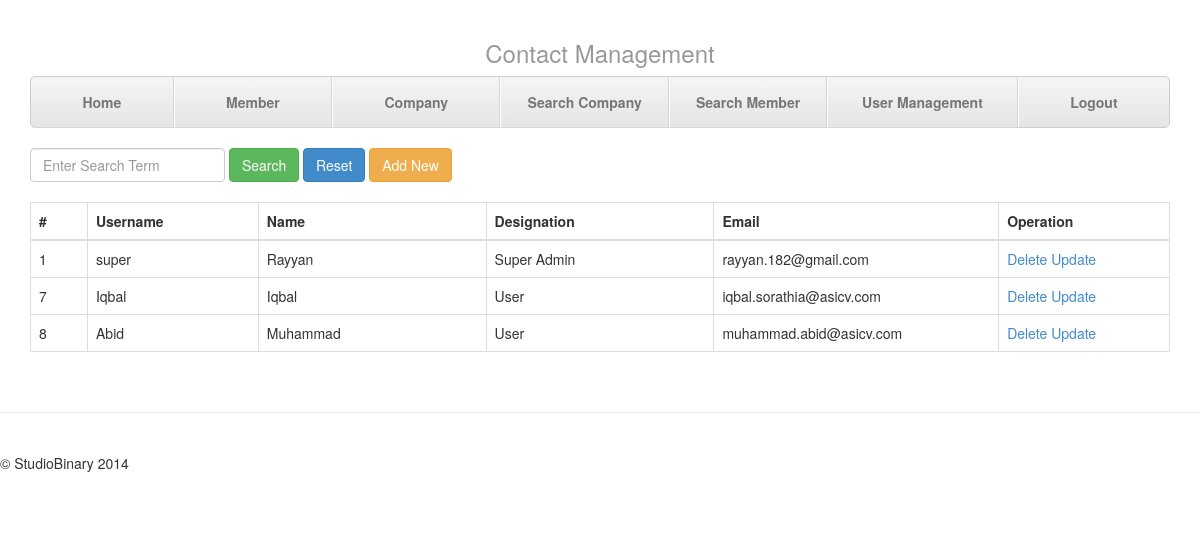
/user_management.php (signed in), run on the app's committed database.
### tables this page shows
CREATE TABLE IF NOT EXISTS `user` (
  `userID` int(5) NOT NULL AUTO_INCREMENT,
  `username` varchar(20) NOT NULL,
  `password` varchar(30) NOT NULL,
  `first_name` varchar(20) NOT NULL,
  `last_name` varchar(20) NOT NULL,
  `type` int(5) NOT NULL,
  `email` varchar(50) NOT NULL,
  PRIMARY KEY (`userID`)
);

CREATE TABLE IF NOT EXISTS `usertype` (
  `userTypeID` int(5) NOT NULL AUTO_INCREMENT,
  `designation` varchar(20) NOT NULL,
  `canVerify` int(1) NOT NULL,
  `canInsert` int(1) NOT NULL,
  `canUpdate` int(1) NOT NULL,
  `canDelete` int(1) NOT NULL,
  `canManage` int(1) NOT NULL,
  PRIMARY KEY (`userTypeID`)
);

### header/_user-details.php (called while the page is built, shortened)
<?php
		if(isset($_SESSION['username']))
		{
			$username = $_SESSION['username'];
			try {
				$query = "SELECT * FROM user u,usertype ut WHERE u.type=ut.userTypeID and u.username like :username";
			 	$stmt = $dbh->prepare($query);
				$stmt->bindParam(':username', $username);
    		 	$stmt->execute();
    		 	$result = $stmt->fetchAll();
			   	$row = $result[0];
				$canManage  = $row['canManage'];
				} catch(PDOException $e) {
				die('Could not save to the database:<br/>' . $e);
				}
		}else{
				header('Location: login.php');
			}
?>

### user_management.php (the view, shortened to what this page needs)
<?php
include 'header/connect_database.php';
include 'header/_user-details.php';
if($_POST)
	{
			$searchTerm = "%".$_POST['searchTerm']."%";
			$query = "select u.userID, u.username, u.first_name, t.designation, u.email from user u, usertype t where u.type=t.userTypeID  and (u.userID=:searchTerm or u.username like :searchTerm or u.first_name like :searchTerm) order by u.userID";
			$stmt = $dbh->prepare($query);
			$stmt->bindParam(':searchTerm', $searchTerm);
    		$stmt->execute();
	}
else{
 			$query = "select u.userID, u.username, u.first_name, t.designation, u.email from user u, usertype t where u.type=t.userTypeID order by u.userID";
			$stmt = $dbh->prepare($query);
			$stmt->execute();
	}
?>
<!DOCTYPE html>
<html lang="en">
<head>
<link href="css/bootstrap.min.css" rel="stylesheet">
<link href="css/justified-nav.css" rel="stylesheet">
</head>
<body>
<div class="container">
 <?php include 'header/menu-top-navigation.php';
 ?>
  <div style="margin-bottom:20px;margin-top:20px">
     <form name="search-form" id="search-form" class="form-inline" role="form" enctype="multipart/form-data" method="post" action="user_management.php">
      <div class="form-group">
        <input type="text" class="form-control" id="searchTerm" name= "searchTerm" placeholder="Enter Search Term">
      </div>
      <button type="submit" class="btn btn-success">Search</button>
      <button type="button" onclick="resets()" class="btn btn-primary">Reset</button>
      <button type="button" onclick="link()" class="btn btn-warning">Add New</button>
    </form>
    </div>
    <div class="table-responsive">
       <form name="deleteForm" action="" method="post">
      <table class="table table-bordered">
        <thead>
          <tr>
            <th width=5%>#</th>
            <th width=15%>Username</th>
            <th width=20%>Name</th>
            <th width=20%>Designation</th>
            <th width=25%>Email</th>
            <th width=15%>Operation</th>
          </tr>
        </thead>
        <tbody>
          <?php
			while($result = $stmt->fetch(PDO::FETCH_ASSOC))
			{
			$id = $result['userID'];
		    $user = $result['username'];
			$name=$result['first_name'];
			$designation=$result['designation'];
			$email=$result['email'];
			echo "
          <tr>
            <td>{$id}</td>
        				<td>${user}</td>
      					<td>${name}</td>
      					<td>${designation}</td>
      					<td>${email}</td>
            <td><a href='#' onclick='return deleteConfirm(${id});' > Delete </a>
			<a href='user_update.php?id={$id}'>Update</a></td>
          </tr>";
			}
		 ?>
        </tbody>
      </table>
         </form>
          </div>
  </div>
  <div class="footer">
    <p>&copy; StudioBinary 2014</p>
</div>
</body>
</html>

### header/menu-top-navigation.php
<?php
    	echo "
		  <div class='masthead'>
   <center> <h3 class='text-muted'>Contact Management</h3></center>
    <ul class='nav nav-justified'>
      <li ><a href='index.php'>Home</a></li>
      <li ><a href='member.php'>Member</a></li>
      <li ><a href='company.php'>Company</a></li>
      <li ><a href='search_company.php'>Search Company</a></li>
      <li><a href='search_member.php'>Search Member</a></li>";
	  if($canManage==1){
	  echo "<li><a href='user_management.php'>User Management</a></li>";
	  }
	   echo "<li><a href='login.php?logout=true'>Logout</a></li>";
	echo"</ul>
  </div>";
?>

### css/justified-nav.css (style rules this page uses)
body { padding-top: 20px; }
.footer { padding-top: 40px; padding-bottom: 40px; margin-top: 40px; border-top: 1px solid #eee; }
.nav-justified { background-color: #eee; border: 1px solid #ccc; border-radius: 5px; }
.nav-justified > li > a { padding-top: 15px; padding-bottom: 15px; margin-bottom: 0; font-weight: bold; color: #777; text-align: center; background-color: #e5e5e5; background-image: -moz-linear-gradient(top, #f5f5f5 0%, #e5e5e5 100%); background-image: -webkit-gradient(linear, left top, left bottom, color-stop(0%,#f5f5f5), color-stop(100%,#e5e5e5)); background-image: -webkit-linear-gradient(top, #f5f5f5 0%,#e5e5e5 100%); background-image: -o-linear-gradient(top, #f5f5f5 0%,#e5e5e5 100%); background-image: linear-gradient(top, #f5f5f5 0%,#e5e5e5 100%); filter: progid:DXImageTransform.Microsoft.gradient( startColorstr='#f5f5f5', endColorstr='#e5e5e5',GradientType=0 ); background-repeat: repeat-x; border-bottom: 1px solid #d5d5d5; }
.nav-justified > li:first-child > a { border-radius: 5px 5px 0 0; }
.nav-justified > li:last-child > a { border-bottom: 0; border-radius: 0 0 5px 5px; }
@media (min-width: 768px) { .nav-justified { max-height: 52px; } }
@media (min-width: 768px) { .nav-justified > li > a { border-right: 1px solid #d5d5d5; border-left: 1px solid #fff; } }
@media (min-width: 768px) { .nav-justified > li:first-child > a { border-left: 0; border-radius: 5px 0 0 5px; } }
@media (min-width: 768px) { .nav-justified > li:last-child > a { border-right: 0; border-radius: 0 5px 5px 0; } }
@media screen and (min-width: 768px) { .masthead, .marketing, .footer { padding-right: 0; padding-left: 0; } }

### data on the page
user: userID "1", username "super", first_name "Rayyan", usertype.designation "Super Admin", email "rayyan.182@gmail.com"
user: userID "7", username "Iqbal", first_name "Iqbal", usertype.designation "User", email "iqbal.sorathia@asicv.com"
user: userID "8", username "Abid", first_name "Muhammad", usertype.designation "User", email "muhammad.abid@asicv.com"
